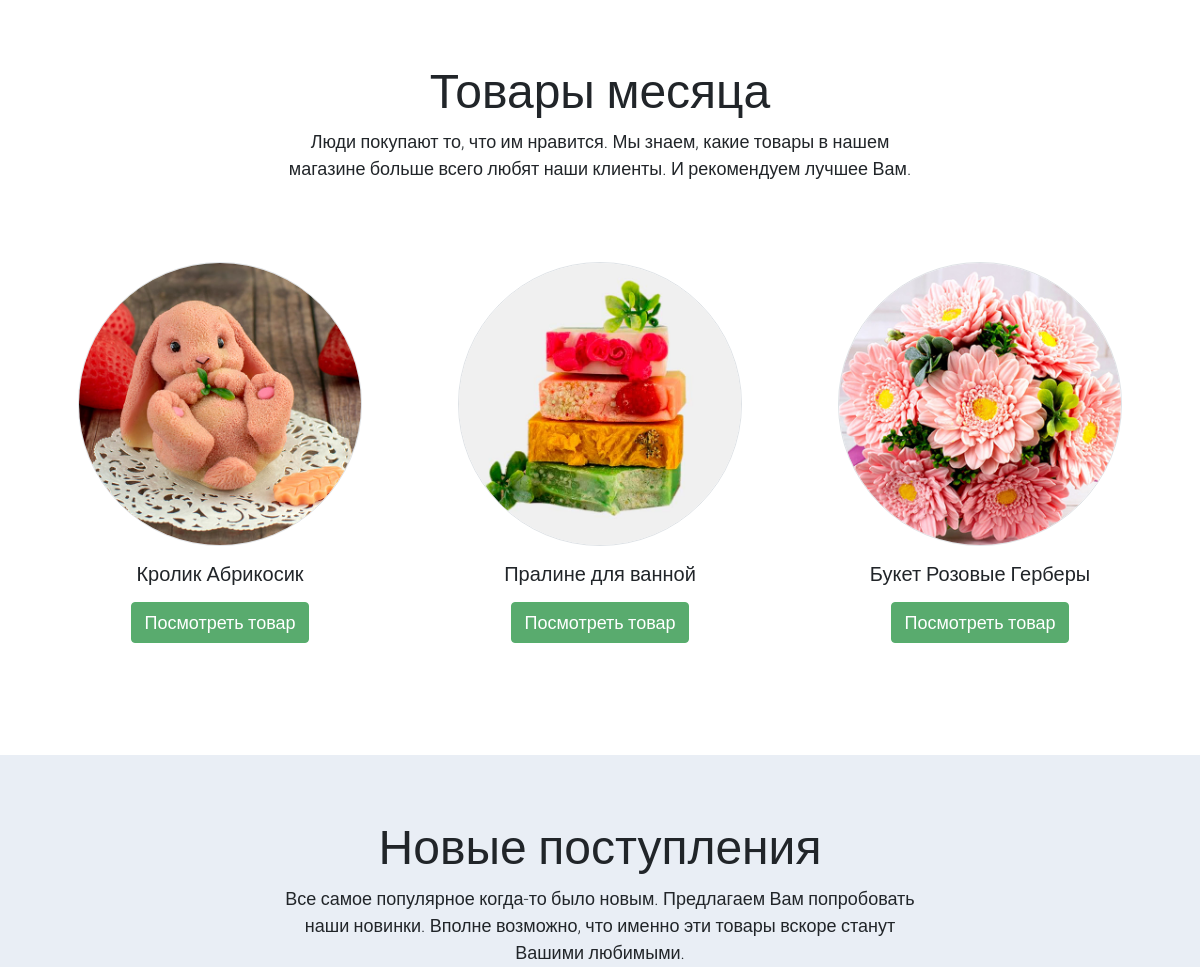
The app's page / (middle part), older data.
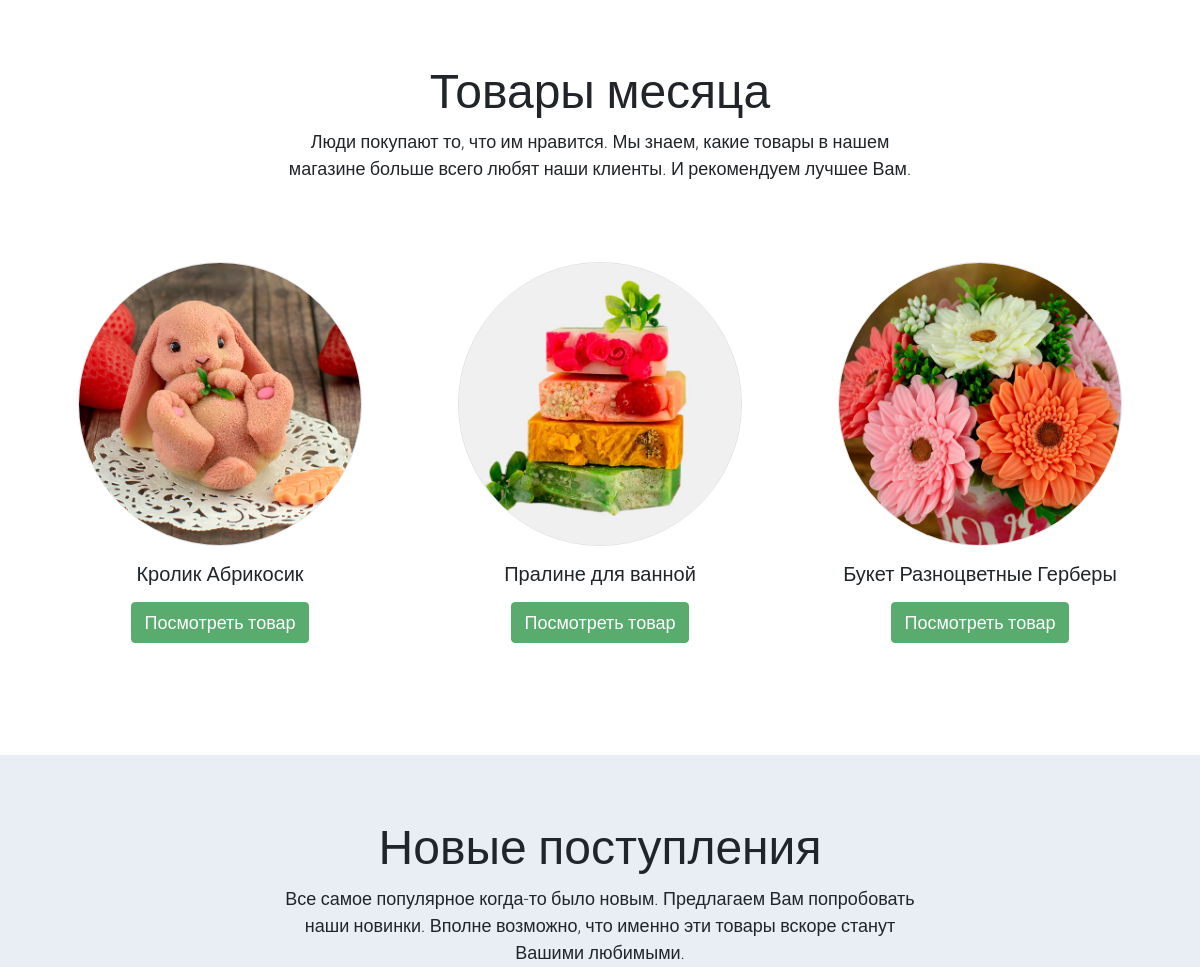
The same page, newer data.
### product/models.py (models this page shows, shortened)
class Product(models.Model):
    name = models.CharField(max_length=128, verbose_name=u'Название')  # Название товара
    category = models.ForeignKey(Category, on_delete=models.PROTECT,
                                 verbose_name=u'Категория')  # К какой категории относится товар
    alias = models.CharField(max_length=64, blank=False, unique=True, default='!!!', verbose_name=u'Псевдоним')  # Псевдоним поля
    holiday = models.ManyToManyField(Holiday, default='1', blank=False,
                                 verbose_name=u'Праздник')  # К какому празднику подходит товар
    description = models.TextField(blank=True, verbose_name=u'Описание')  # Описание товара
    price = models.IntegerField(default=0, verbose_name=u'Цена')  # Цена за единицу
    quantity = models.IntegerField(default=0, verbose_name=u'Остаток')  # Остаток на складе
    popular = models.IntegerField(default=0, verbose_name=u'Популярность')  # Популярность товара
    discount = models.IntegerField(default=0, verbose_name=u'Скидка')  # Скидка (сумма скидки, не %)
    active = models.BooleanField(default=True, verbose_name=u'Активен')  # Товар Активен
    article = models.CharField(max_length=8,
                               blank=True, default=None,
                               verbose_name=u'Артикль')  # Артикль (получается с применением префикса PRODUCT_PREFIX)
    class Meta:
        verbose_name = 'Товар'
        verbose_name_plural = 'Товары'
    @property
    def actual_price(self):
        return self.price - self.discount if self.active else 0

### shop/views.py (the view)
# urls.py: path('', index, name='index'),
def index(request):
    request.session['return'] = 'index'  # Запоминаем последнюю страницу
    products_favorite = Product.objects.all().order_by('popular')[:3]  # Самые популярные товары
    products_favorite = select_main_photo(products_favorite)  # В свойстве photo теперь главная фотография
    products_new = Product.objects.all().order_by('-id')[:3]  # Самые новые товары
    products_new = select_main_photo(products_new)  # В свойстве photo теперь главная фотография
    for p in products_new:
        p.description = p.description.split('\n')[0]
    startdate = datetime.datetime.today()
    enddate = startdate + datetime.timedelta(days=30)
    holidays = Holiday.objects.filter(date__range=[startdate, enddate]).order_by('date')
    return render(request, 'index.html', locals())

### profile/templatetags/user_tags.py (called while the page is built)
@register.simple_tag(takes_context=True)
def basket_count(context):
    request = context['request']
    try:
        if request.user.is_authenticated:
            basket = Profile.objects.get(user=request.user).basket
        else:
            if 'basket' in request.session:
                basket = request.session['basket']
            else:
                return ''
        if not isinstance(basket, dict):
            basket = eval(basket)
    except:
        return ''
    q = sum(x for x in basket.values())
    return q if q else ''

### shop/views.py (called while the page is built)
def select_main_photo(products):
    for product in products:
        photo = ProductImage.objects.filter(product_id=product.id, active=True,
                                            main=True)  # Выбираем главную фотографию для товара
        product.photo = settings.NO_PHOTO
        if len(photo):
            product.photo = photo[0].image.url
    return products

### templates/index.html (shortened to what this page needs)
{% extends 'base.html' %}
{% load static %}
{% block content %}
    <section class="container py-5">
        <div class="row text-center pt-3">
            <div class="col-lg-7 m-auto">
                <h1 class="h1">Товары месяца</h1>
                <p>
                    Люди покупают то, что им нравится.
                    Мы знаем, какие товары в нашем магазине больше всего любят наши клиенты. И рекомендуем лучшее Вам.
                </p>
            </div>
        </div>
        <div class="row">
            {% for product in products_favorite %}
            <div class="col-12 col-md-4 p-5 mt-3">
                <a href="{% url 'shop-single' product.alias %}"><img src="{{ product.photo }}" class="rounded-circle img-fluid border"></a>
                <h5 class="text-center mt-3 mb-3">{{ product.name }}</h5>
                <p class="text-center"><a class="btn btn-success" href="{% url 'shop-single' product.alias %}">
                Посмотреть товар</a></p>
            </div>
            {% endfor %}
        </div>
    </section>
    <section class="bg-light">
        <div class="container py-5">
            <div class="row text-center py-3">
                <div class="col-lg-7 m-auto">
                    <h1 class="h1">Новые поступления</h1>
                    <p>
                        Все самое популярное когда-то было новым. Предлагаем Вам попробовать наши новинки.
                        Вполне возможно, что именно эти товары вскоре станут Вашими любимыми.
                    </p>
                </div>
            </div>
        </div>
    </section>
{% endblock content %}

Row changes from the older to the newer data that the page shows:
no longer on this page (row edited): Product: shows a picture, name "Букет Розовые Герберы"
now on this page (row edited): Product: shows a picture, name "Букет Разноцветные Герберы"
